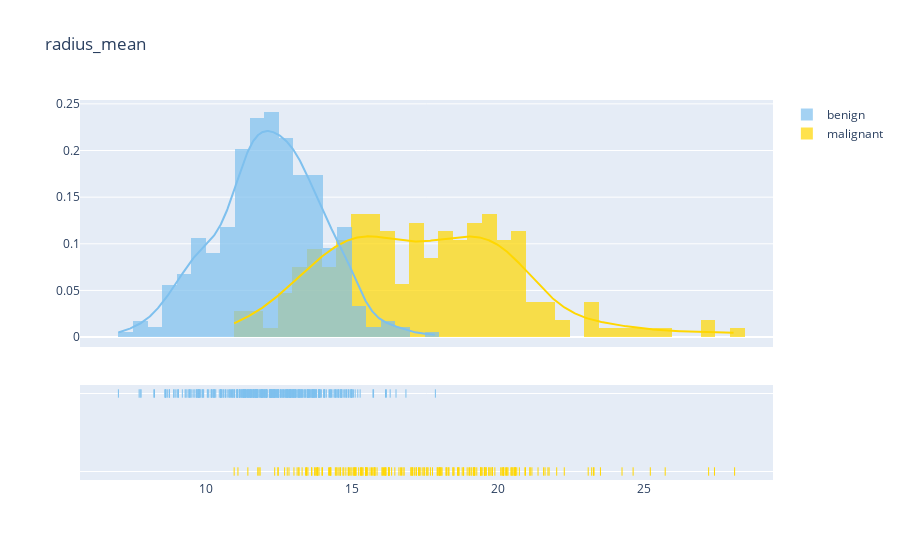
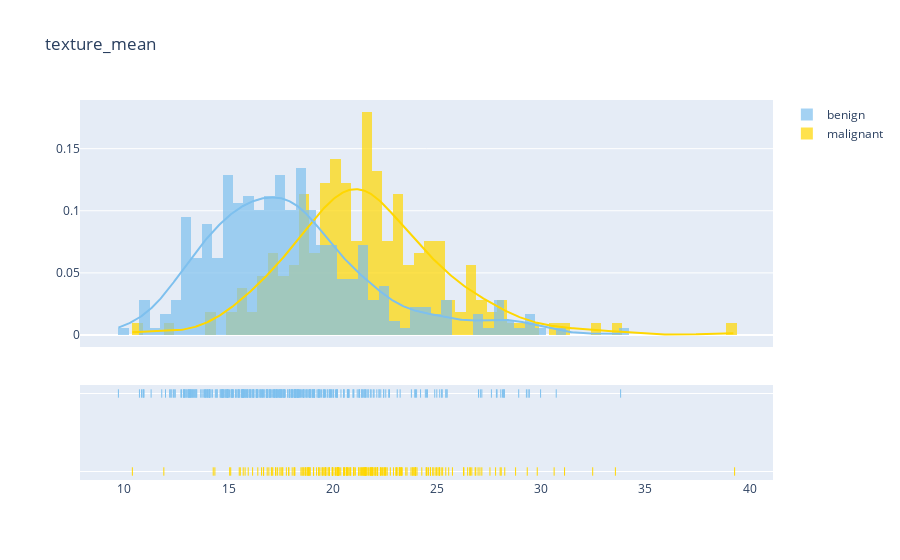
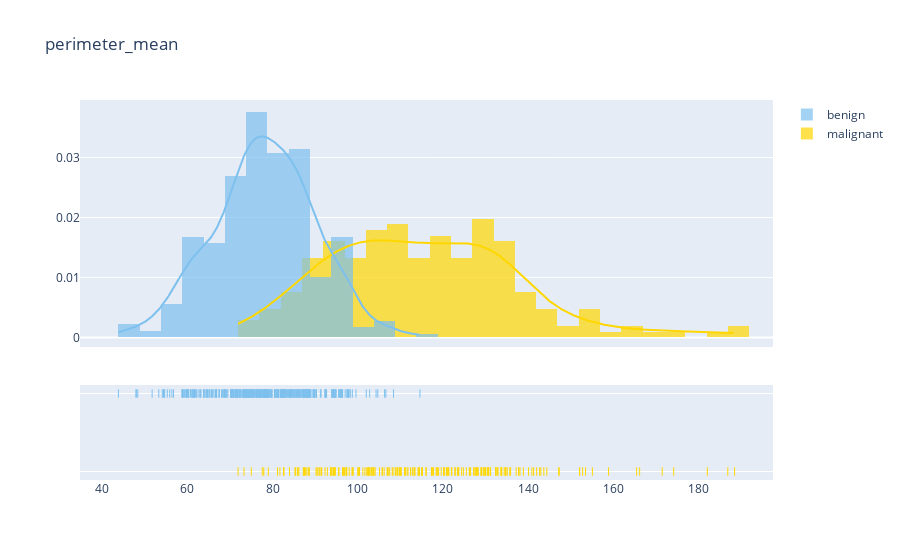
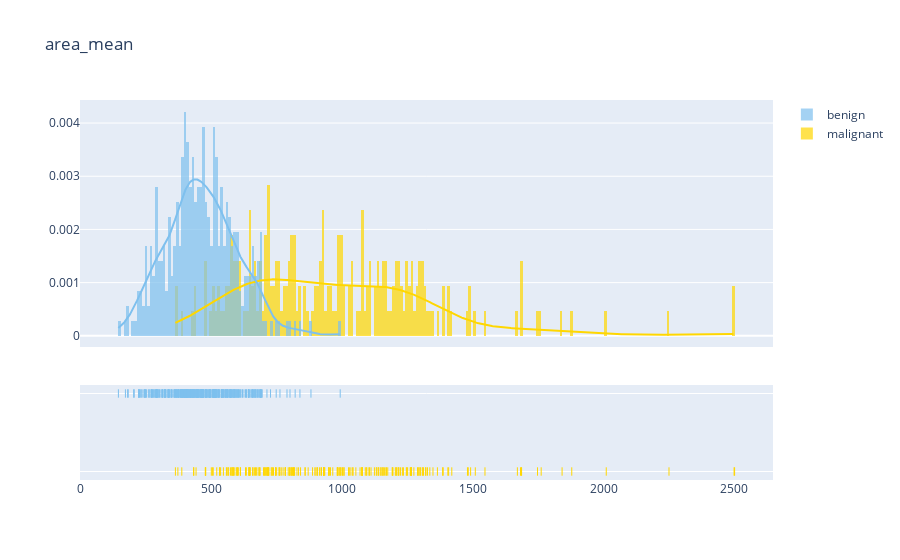

The cell these charts' notebook holds for them, in order:
### Markdown cell above
Let us visualize distribution of mean for belign and malignant tumors

### Code cell
M = df[(df['diagnosis'] == 'M')]
B = df[(df['diagnosis'] == 'B')]
def plot_distribution(data_select, size_bin) :  
    tmp1 = M[data_select]
    tmp2 = B[data_select]
    hist_data = [tmp1, tmp2]
    group_labels = ['malignant', 'benign']
    colors = ['#FFD700', '#7EC0EE']
    fig = ff.create_distplot(hist_data, group_labels, colors = colors, show_hist = True, bin_size = size_bin, curve_type='kde')
    fig['layout'].update(title = data_select)
    py.iplot(fig, filename = 'Density plot')
plot_distribution('radius_mean', .5)
plot_distribution('texture_mean', .5)
plot_distribution('perimeter_mean', 5)
plot_distribution('area_mean', 10)

### Figure 1 — Plotly figure (JSON) as saved in the notebook; plotly's stock layout.template omitted (floating-point values rounded to 4 significant figures; data arrays with more than 128 entries replaced by an {"elided": "..."} marker saying what was removed)
{"data": [{"autobinx": false, "histnorm": "probability density", "legendgroup": "malignant", "marker": {"color": "#FFD700"}, "name": "malignant", "opacity": 0.7, "type": "histogram", "x": {"elided": "212 float values"}, "xaxis": "x", "xbins": {"end": 28.11, "size": 0.5, "start": 10.95}, "yaxis": "y"}, {"autobinx": false, "histnorm": "probability density", "legendgroup": "benign", "marker": {"color": "#7EC0EE"}, "name": "benign", "opacity": 0.7, "type": "histogram", "x": {"elided": "357 float values"}, "xaxis": "x", "xbins": {"end": 17.85, "size": 0.5, "start": 6.981}, "yaxis": "y"}, {"legendgroup": "malignant", "marker": {"color": "#FFD700"}, "mode": "lines", "name": "malignant", "showlegend": false, "type": "scatter", "x": {"elided": "500 float values"}, "xaxis": "x", "y": {"elided": "500 float values"}, "yaxis": "y"}, {"legendgroup": "benign", "marker": {"color": "#7EC0EE"}, "mode": "lines", "name": "benign", "showlegend": false, "type": "scatter", "x": {"elided": "500 float values"}, "xaxis": "x", "y": {"elided": "500 float values"}, "yaxis": "y"}, {"legendgroup": "malignant", "marker": {"color": "#FFD700", "symbol": "line-ns-open"}, "mode": "markers", "name": "malignant", "showlegend": false, "type": "scatter", "x": {"elided": "212 float values"}, "xaxis": "x", "y": {"elided": "212 str values"}, "yaxis": "y2"}, {"legendgroup": "benign", "marker": {"color": "#7EC0EE", "symbol": "line-ns-open"}, "mode": "markers", "name": "benign", "showlegend": false, "type": "scatter", "x": {"elided": "357 float values"}, "xaxis": "x", "y": {"elided": "357 str values"}, "yaxis": "y2"}], "layout": {"barmode": "overlay", "hovermode": "closest", "legend": {"traceorder": "reversed"}, "title": {"text": "radius_mean"}, "xaxis": {"anchor": "y2", "domain": [0, 1], "zeroline": false}, "yaxis": {"anchor": "free", "domain": [0.35, 1], "position": 0}, "yaxis2": {"anchor": "x", "domain": [0, 0.25], "dtick": 1, "showticklabels": false}}}

### Figure 2 — Plotly figure (JSON) as saved in the notebook; plotly's stock layout.template omitted (floating-point values rounded to 4 significant figures; data arrays with more than 128 entries replaced by an {"elided": "..."} marker saying what was removed)
{"data": [{"autobinx": false, "histnorm": "probability density", "legendgroup": "malignant", "marker": {"color": "#FFD700"}, "name": "malignant", "opacity": 0.7, "type": "histogram", "x": {"elided": "212 float values"}, "xaxis": "x", "xbins": {"end": 39.28, "size": 0.5, "start": 10.38}, "yaxis": "y"}, {"autobinx": false, "histnorm": "probability density", "legendgroup": "benign", "marker": {"color": "#7EC0EE"}, "name": "benign", "opacity": 0.7, "type": "histogram", "x": {"elided": "357 float values"}, "xaxis": "x", "xbins": {"end": 33.81, "size": 0.5, "start": 9.71}, "yaxis": "y"}, {"legendgroup": "malignant", "marker": {"color": "#FFD700"}, "mode": "lines", "name": "malignant", "showlegend": false, "type": "scatter", "x": {"elided": "500 float values"}, "xaxis": "x", "y": {"elided": "500 float values"}, "yaxis": "y"}, {"legendgroup": "benign", "marker": {"color": "#7EC0EE"}, "mode": "lines", "name": "benign", "showlegend": false, "type": "scatter", "x": {"elided": "500 float values"}, "xaxis": "x", "y": {"elided": "500 float values"}, "yaxis": "y"}, {"legendgroup": "malignant", "marker": {"color": "#FFD700", "symbol": "line-ns-open"}, "mode": "markers", "name": "malignant", "showlegend": false, "type": "scatter", "x": {"elided": "212 float values"}, "xaxis": "x", "y": {"elided": "212 str values"}, "yaxis": "y2"}, {"legendgroup": "benign", "marker": {"color": "#7EC0EE", "symbol": "line-ns-open"}, "mode": "markers", "name": "benign", "showlegend": false, "type": "scatter", "x": {"elided": "357 float values"}, "xaxis": "x", "y": {"elided": "357 str values"}, "yaxis": "y2"}], "layout": {"barmode": "overlay", "hovermode": "closest", "legend": {"traceorder": "reversed"}, "title": {"text": "texture_mean"}, "xaxis": {"anchor": "y2", "domain": [0, 1], "zeroline": false}, "yaxis": {"anchor": "free", "domain": [0.35, 1], "position": 0}, "yaxis2": {"anchor": "x", "domain": [0, 0.25], "dtick": 1, "showticklabels": false}}}

### Figure 3 — Plotly figure (JSON) as saved in the notebook; plotly's stock layout.template omitted (floating-point values rounded to 4 significant figures; data arrays with more than 128 entries replaced by an {"elided": "..."} marker saying what was removed)
{"data": [{"autobinx": false, "histnorm": "probability density", "legendgroup": "malignant", "marker": {"color": "#FFD700"}, "name": "malignant", "opacity": 0.7, "type": "histogram", "x": {"elided": "212 float values"}, "xaxis": "x", "xbins": {"end": 188.5, "size": 5, "start": 71.9}, "yaxis": "y"}, {"autobinx": false, "histnorm": "probability density", "legendgroup": "benign", "marker": {"color": "#7EC0EE"}, "name": "benign", "opacity": 0.7, "type": "histogram", "x": {"elided": "357 float values"}, "xaxis": "x", "xbins": {"end": 114.6, "size": 5, "start": 43.79}, "yaxis": "y"}, {"legendgroup": "malignant", "marker": {"color": "#FFD700"}, "mode": "lines", "name": "malignant", "showlegend": false, "type": "scatter", "x": {"elided": "500 float values"}, "xaxis": "x", "y": {"elided": "500 float values"}, "yaxis": "y"}, {"legendgroup": "benign", "marker": {"color": "#7EC0EE"}, "mode": "lines", "name": "benign", "showlegend": false, "type": "scatter", "x": {"elided": "500 float values"}, "xaxis": "x", "y": {"elided": "500 float values"}, "yaxis": "y"}, {"legendgroup": "malignant", "marker": {"color": "#FFD700", "symbol": "line-ns-open"}, "mode": "markers", "name": "malignant", "showlegend": false, "type": "scatter", "x": {"elided": "212 float values"}, "xaxis": "x", "y": {"elided": "212 str values"}, "yaxis": "y2"}, {"legendgroup": "benign", "marker": {"color": "#7EC0EE", "symbol": "line-ns-open"}, "mode": "markers", "name": "benign", "showlegend": false, "type": "scatter", "x": {"elided": "357 float values"}, "xaxis": "x", "y": {"elided": "357 str values"}, "yaxis": "y2"}], "layout": {"barmode": "overlay", "hovermode": "closest", "legend": {"traceorder": "reversed"}, "title": {"text": "perimeter_mean"}, "xaxis": {"anchor": "y2", "domain": [0, 1], "zeroline": false}, "yaxis": {"anchor": "free", "domain": [0.35, 1], "position": 0}, "yaxis2": {"anchor": "x", "domain": [0, 0.25], "dtick": 1, "showticklabels": false}}}

### Figure 4 — Plotly figure (JSON) as saved in the notebook; plotly's stock layout.template omitted (floating-point values rounded to 4 significant figures; data arrays with more than 128 entries replaced by an {"elided": "..."} marker saying what was removed)
{"data": [{"autobinx": false, "histnorm": "probability density", "legendgroup": "malignant", "marker": {"color": "#FFD700"}, "name": "malignant", "opacity": 0.7, "type": "histogram", "x": {"elided": "212 float values"}, "xaxis": "x", "xbins": {"end": 2501, "size": 10, "start": 361.6}, "yaxis": "y"}, {"autobinx": false, "histnorm": "probability density", "legendgroup": "benign", "marker": {"color": "#7EC0EE"}, "name": "benign", "opacity": 0.7, "type": "histogram", "x": {"elided": "357 float values"}, "xaxis": "x", "xbins": {"end": 992.1, "size": 10, "start": 143.5}, "yaxis": "y"}, {"legendgroup": "malignant", "marker": {"color": "#FFD700"}, "mode": "lines", "name": "malignant", "showlegend": false, "type": "scatter", "x": {"elided": "500 float values"}, "xaxis": "x", "y": {"elided": "500 float values"}, "yaxis": "y"}, {"legendgroup": "benign", "marker": {"color": "#7EC0EE"}, "mode": "lines", "name": "benign", "showlegend": false, "type": "scatter", "x": {"elided": "500 float values"}, "xaxis": "x", "y": {"elided": "500 float values"}, "yaxis": "y"}, {"legendgroup": "malignant", "marker": {"color": "#FFD700", "symbol": "line-ns-open"}, "mode": "markers", "name": "malignant", "showlegend": false, "type": "scatter", "x": {"elided": "212 float values"}, "xaxis": "x", "y": {"elided": "212 str values"}, "yaxis": "y2"}, {"legendgroup": "benign", "marker": {"color": "#7EC0EE", "symbol": "line-ns-open"}, "mode": "markers", "name": "benign", "showlegend": false, "type": "scatter", "x": {"elided": "357 float values"}, "xaxis": "x", "y": {"elided": "357 str values"}, "yaxis": "y2"}], "layout": {"barmode": "overlay", "hovermode": "closest", "legend": {"traceorder": "reversed"}, "title": {"text": "area_mean"}, "xaxis": {"anchor": "y2", "domain": [0, 1], "zeroline": false}, "yaxis": {"anchor": "free", "domain": [0.35, 1], "position": 0}, "yaxis2": {"anchor": "x", "domain": [0, 0.25], "dtick": 1, "showticklabels": false}}}
